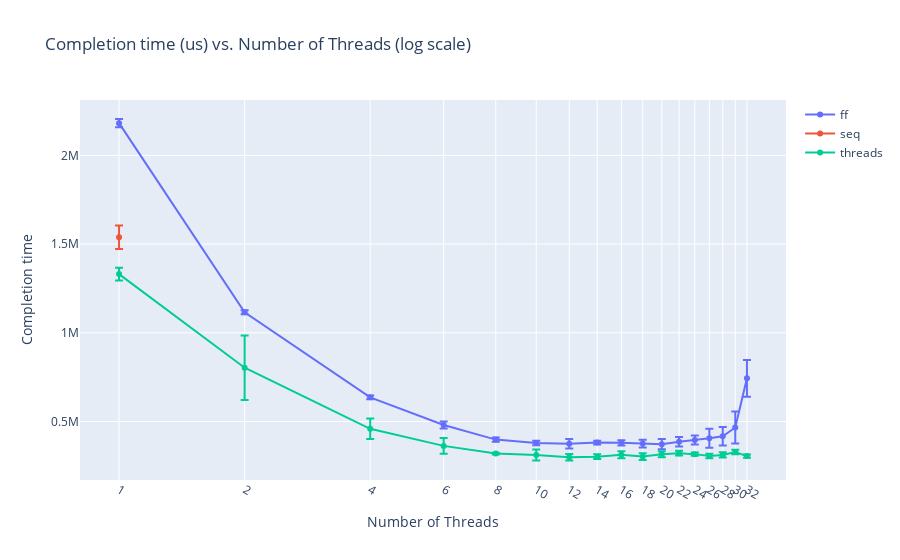

The notebook cell this image was saved under:
### Code cell
fig = go.Figure()
for type in types:
    fig.add_trace(go.Scatter(x=threads, y=means[type]["completion time"], name=type, error_y=dict(type="data", array=std[type]["completion time"])))

# Check if this is ideal
# fig.add_trace(go.Scatter(x=threads, y=means["threads"]["completion time"], name="ideal", line=dict(color="black")))


fig.update_xaxes(type="log")
fig.update_layout(
    title="Completion time (us) vs. Number of Threads (log scale)",
    xaxis_title="Number of Threads",
    yaxis_title="Completion time",
    xaxis = dict(
        tickmode = 'array',
        tickvals = threads,
    ),
)
fig.show()

### Figure 1 — Plotly figure (JSON) as saved in the notebook; plotly's stock layout.template omitted (floating-point values rounded to 4 significant figures)
{"data": [{"error_y": {"array": [23300.0, 11650.0, 11170.0, 20050.0, 11840.0, 12230.0, 26620.0, 10890.0, 14480.0, 21610.0, 28330.0, 26950.0, 25430.0, 53380.0, 52020.0, 90550.0, 103700.0], "type": "data"}, "name": "ff", "type": "scatter", "x": [1, 2, 4, 6, 8, 10, 12, 14, 16, 18, 20, 22, 24, 26, 28, 30, 32], "y": [2182000.0, 1116000.0, 636000.0, 480163, 397900.0, 378600.0, 374800.0, 381100.0, 379800.0, 375500.0, 372300.0, 386100.0, 395421, 405500.0, 417102, 466300.0, 743200.0]}, {"error_y": {"array": [66430.0], "type": "data"}, "name": "seq", "type": "scatter", "x": [1, 2, 4, 6, 8, 10, 12, 14, 16, 18, 20, 22, 24, 26, 28, 30, 32], "y": [1538000.0]}, {"error_y": {"array": [36420.0, 181900.0, 57450.0, 44150.0, 4363.0, 30860.0, 18740.0, 13740.0, 19640.0, 18810.0, 17150.0, 13260.0, 9329.0, 12910.0, 14270.0, 13090.0, 8944.0], "type": "data"}, "name": "threads", "type": "scatter", "x": [1, 2, 4, 6, 8, 10, 12, 14, 16, 18, 20, 22, 24, 26, 28, 30, 32], "y": [1331000.0, 803200.0, 458900.0, 362500.0, 319002, 311400.0, 298400.0, 301900.0, 312800.0, 302100.0, 315600.0, 321600.0, 316013, 305100.0, 311600.0, 328091, 305100.0]}], "layout": {"title": {"text": "Completion time (us) vs. Number of Threads (log scale)"}, "xaxis": {"tickmode": "array", "tickvals": [1, 2, 4, 6, 8, 10, 12, 14, 16, 18, 20, 22, 24, 26, 28, 30, 32], "title": {"text": "Number of Threads"}, "type": "log"}, "yaxis": {"title": {"text": "Completion time"}}}}
